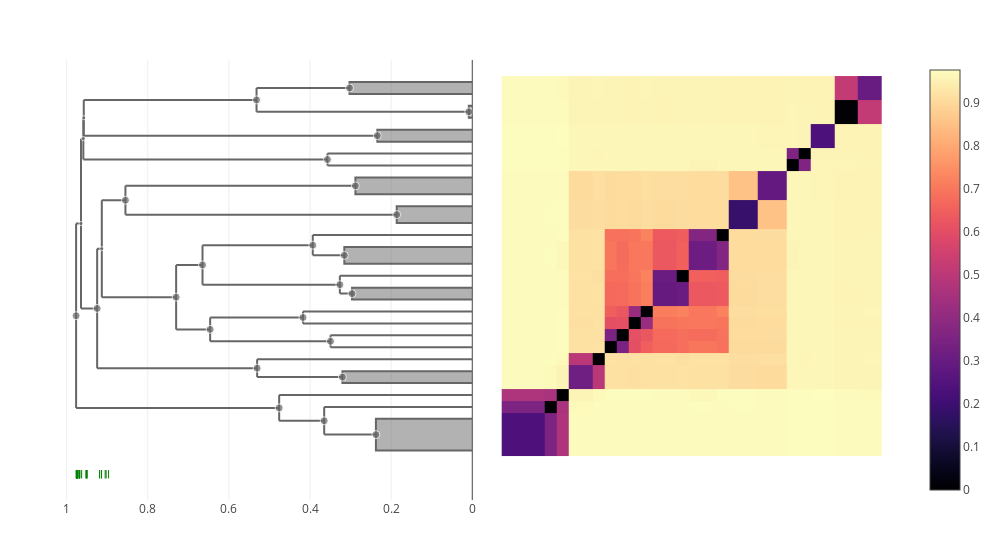

The notebook cell saved with this chart:
### Markdown cell above
### fluorescens

### Code cell
let taxon = "fluorescens"
    tree = trees[taxon] = cluster_annotate(cdata, taxon)
    plot(clustermap(cdata, tree))
end

### Figure 1 — Plotly figure (JSON) as saved in the notebook; plotly's stock layout.template omitted (floating-point values rounded to 4 significant figures; data arrays with more than 128 entries replaced by an {"elided": "..."} marker saying what was removed)
{"data": [{"colorscale": {"elided": "256x2 mixed values"}, "type": "heatmap", "x": [0.5, 4.146, 5.146, 6.146, 8.146, 9.146, 10.15, 11.15, 12.15, 13.15, 15.15, 16.15, 18.56, 19.56, 21.97, 24.39, 25.39, 26.39, 28.39, 30.39, 32.39], "y": [0.5, 4.146, 5.146, 6.146, 8.146, 9.146, 10.15, 11.15, 12.15, 13.15, 15.15, 16.15, 18.56, 19.56, 21.97, 24.39, 25.39, 26.39, 28.39, 30.39, 32.39], "z": {"elided": "20x20 float values"}}, {"hoverinfo": "skip", "line": {"color": "#666666"}, "mode": "lines", "showlegend": false, "type": "scatter", "x": [0.73, 0.73, null, 0.73, 0.6462, null, 0.73, 0.665, null], "xaxis": "x2", "y": [11.15, 16.55, null, 11.15, 11.15, null, 16.55, 16.55, null], "yaxis": "y"}, {"fill": "toself", "hoverinfo": "skip", "line": {"color": "#666666"}, "mode": "lines", "showlegend": false, "type": "scatter", "x": [0, 0.3026, 0.3026, 0], "xaxis": "x2", "y": [30.89, 30.89, 31.89, 31.89], "yaxis": "y"}, {"fill": "toself", "hoverinfo": "skip", "line": {"color": "#666666"}, "mode": "lines", "showlegend": false, "type": "scatter", "x": [0, 0.2341, 0.2341, 0], "xaxis": "x2", "y": [26.89, 26.89, 27.89, 27.89], "yaxis": "y"}, {"hoverinfo": "skip", "line": {"color": "#666666"}, "mode": "lines", "showlegend": false, "type": "scatter", "x": [0.855, 0.855, null, 0.855, 0.1863, null, 0.855, 0.2881, null], "xaxis": "x2", "y": [20.77, 23.18, null, 20.77, 20.77, null, 23.18, 23.18, null], "yaxis": "y"}, {"hoverinfo": "skip", "line": {"color": "#666666"}, "mode": "lines", "showlegend": false, "type": "scatter", "x": [0.4173, 0.4173, null, 0.4173, 0, null, 0.4173, 0, null], "xaxis": "x2", "y": [11.65, 12.65, null, 11.65, 11.65, null, 12.65, 12.65, null], "yaxis": "y"}, {"fill": "toself", "hoverinfo": "skip", "line": {"color": "#666666"}, "mode": "lines", "showlegend": false, "type": "scatter", "x": [0, 0.008531, 0.008531, 0], "xaxis": "x2", "y": [28.89, 28.89, 29.89, 29.89], "yaxis": "y"}, {"hoverinfo": "skip", "line": {"color": "#666666"}, "mode": "lines", "showlegend": false, "type": "scatter", "x": [0.9766, 0.9766, null, 0.9766, 0.476, null, 0.9766, 0.9646, null], "xaxis": "x2", "y": [4.565, 20.02, null, 4.565, 4.565, null, 20.02, 20.02, null], "yaxis": "y"}, {"hoverinfo": "skip", "line": {"color": "#666666"}, "mode": "lines", "showlegend": false, "type": "scatter", "x": [0.3651, 0.3651, null, 0.3651, 0.2376, null, 0.3651, 0, null], "xaxis": "x2", "y": [2.323, 4.646, null, 2.323, 2.323, null, 4.646, 4.646, null], "yaxis": "y"}, {"hoverinfo": "skip", "line": {"color": "#666666"}, "mode": "lines", "showlegend": false, "type": "scatter", "x": [0.6462, 0.6462, null, 0.6462, 0.3495, null, 0.6462, 0.4173, null], "xaxis": "x2", "y": [10.15, 12.15, null, 10.15, 10.15, null, 12.15, 12.15, null], "yaxis": "y"}, {"fill": "toself", "hoverinfo": "skip", "line": {"color": "#666666"}, "mode": "lines", "showlegend": false, "type": "scatter", "x": [0, 0.3154, 0.3154, 0], "xaxis": "x2", "y": [16.65, 16.65, 18.06, 18.06], "yaxis": "y"}, {"hoverinfo": "skip", "line": {"color": "#666666"}, "mode": "lines", "showlegend": false, "type": "scatter", "x": [0.3495, 0.3495, null, 0.3495, 0, null, 0.3495, 0, null], "xaxis": "x2", "y": [9.646, 10.65, null, 9.646, 9.646, null, 10.65, 10.65, null], "yaxis": "y"}, {"hoverinfo": "skip", "line": {"color": "#666666"}, "mode": "lines", "showlegend": false, "type": "scatter", "x": [0.5304, 0.5304, null, 0.5304, 0.3201, null, 0.5304, 0, null], "xaxis": "x2", "y": [7.146, 8.646, null, 7.146, 7.146, null, 8.646, 8.646, null], "yaxis": "y"}, {"hoverinfo": "skip", "line": {"color": "#666666"}, "mode": "lines", "showlegend": false, "type": "scatter", "x": [0.357, 0.357, null, 0.357, 0, null, 0.357, 0, null], "xaxis": "x2", "y": [24.89, 25.89, null, 24.89, 24.89, null, 25.89, 25.89, null], "yaxis": "y"}, {"hoverinfo": "skip", "line": {"color": "#666666"}, "mode": "lines", "showlegend": false, "type": "scatter", "x": [0.5318, 0.5318, null, 0.5318, 0.008531, null, 0.5318, 0.3026, null], "xaxis": "x2", "y": [29.39, 31.39, null, 29.39, 29.39, null, 31.39, 31.39, null], "yaxis": "y"}, {"fill": "toself", "hoverinfo": "skip", "line": {"color": "#666666"}, "mode": "lines", "showlegend": false, "type": "scatter", "x": [0, 0.2376, 0.2376, 0], "xaxis": "x2", "y": [1, 1, 3.646, 3.646], "yaxis": "y"}, {"hoverinfo": "skip", "line": {"color": "#666666"}, "mode": "lines", "showlegend": false, "type": "scatter", "x": [0.9588, 0.9588, null, 0.9588, 0.357, null, 0.9588, 0.9578, null], "xaxis": "x2", "y": [25.39, 28.89, null, 25.39, 25.39, null, 28.89, 28.89, null], "yaxis": "y"}, {"fill": "toself", "hoverinfo": "skip", "line": {"color": "#666666"}, "mode": "lines", "showlegend": false, "type": "scatter", "x": [0, 0.2964, 0.2964, 0], "xaxis": "x2", "y": [13.65, 13.65, 14.65, 14.65], "yaxis": "y"}, {"hoverinfo": "skip", "line": {"color": "#666666"}, "mode": "lines", "showlegend": false, "type": "scatter", "x": [0.9646, 0.9646, null, 0.9646, 0.9248, null, 0.9646, 0.9588, null], "xaxis": "x2", "y": [12.9, 27.14, null, 12.9, 12.9, null, 27.14, 27.14, null], "yaxis": "y"}, {"hoverinfo": "skip", "line": {"color": "#666666"}, "mode": "lines", "showlegend": false, "type": "scatter", "x": [0.3932, 0.3932, null, 0.3932, 0.3154, null, 0.3932, 0, null], "xaxis": "x2", "y": [17.35, 19.06, null, 17.35, 17.35, null, 19.06, 19.06, null], "yaxis": "y"}, {"hoverinfo": "skip", "line": {"color": "#666666"}, "mode": "lines", "showlegend": false, "type": "scatter", "x": [0.9578, 0.9578, null, 0.9578, 0.2341, null, 0.9578, 0.5318, null], "xaxis": "x2", "y": [27.39, 30.39, null, 27.39, 27.39, null, 30.39, 30.39, null], "yaxis": "y"}, {"hoverinfo": "skip", "line": {"color": "#666666"}, "mode": "lines", "showlegend": false, "type": "scatter", "x": [0.3265, 0.3265, null, 0.3265, 0.2964, null, 0.3265, 0, null], "xaxis": "x2", "y": [14.15, 15.65, null, 14.15, 14.15, null, 15.65, 15.65, null], "yaxis": "y"}, {"hoverinfo": "skip", "line": {"color": "#666666"}, "mode": "lines", "showlegend": false, "type": "scatter", "x": [0.9248, 0.9248, null, 0.9248, 0.5304, null, 0.9248, 0.9133, null], "xaxis": "x2", "y": [7.896, 17.91, null, 7.896, 7.896, null, 17.91, 17.91, null], "yaxis": "y"}, {"hoverinfo": "skip", "line": {"color": "#666666"}, "mode": "lines", "showlegend": false, "type": "scatter", "x": [0.476, 0.476, null, 0.476, 0.3651, null, 0.476, 0, null], "xaxis": "x2", "y": [3.484, 5.646, null, 3.484, 3.484, null, 5.646, 5.646, null], "yaxis": "y"}, {"hoverinfo": "skip", "line": {"color": "#666666"}, "mode": "lines", "showlegend": false, "type": "scatter", "x": [0.665, 0.665, null, 0.665, 0.3265, null, 0.665, 0.3932, null], "xaxis": "x2", "y": [14.9, 18.21, null, 14.9, 14.9, null, 18.21, 18.21, null], "yaxis": "y"}, {"fill": "toself", "hoverinfo": "skip", "line": {"color": "#666666"}, "mode": "lines", "showlegend": false, "type": "scatter", "x": [0, 0.1863, 0.1863, 0], "xaxis": "x2", "y": [20.06, 20.06, 21.47, 21.47], "yaxis": "y"}, {"fill": "toself", "hoverinfo": "skip", "line": {"color": "#666666"}, "mode": "lines", "showlegend": false, "type": "scatter", "x": [0, 0.3201, 0.3201, 0], "xaxis": "x2", "y": [6.646, 6.646, 7.646, 7.646], "yaxis": "y"}, {"hoverinfo": "skip", "line": {"color": "#666666"}, "mode": "lines", "showlegend": false, "type": "scatter", "x": [0.9133, 0.9133, null, 0.9133, 0.73, null, 0.9133, 0.855, null], "xaxis": "x2", "y": [13.85, 21.97, null, 13.85, 13.85, null, 21.97, 21.97, null], "yaxis": "y"}, {"fill": "toself", "hoverinfo": "skip", "line": {"color": "#666666"}, "mode": "lines", "showlegend": false, "type": "scatter", "x": [0, 0.2881, 0.2881, 0], "xaxis": "x2", "y": [22.47, 22.47, 23.89, 23.89], "yaxis": "y"}, {"customdata": [[68, 11], [54, 2], [50, 2], [69, 6], [62, 2], [46, 2], [75, 38], [60, 9], [66, 4], [58, 2], [55, 3], [64, 3], [59, 2], [51, 8], [73, 8], [65, 4], [53, 2], [74, 28], [61, 4], [72, 6], [57, 3], [71, 20], [63, 10], [67, 7], [56, 2], [70, 17], [48, 3], [52, 3]], "hovertemplate": "ID: %{customdata[0]}<br>\nHeight: %{x:.3f}<br>\nGenome count: %{customdata[1]}\n\n<extra></extra>", "marker": {"color": "#666666", "size": [8, 8, 8, 8, 8, 8, 8, 8, 8, 8, 8, 8, 8, 8, 4, 8, 8, 4, 8, 4, 8, 8, 8, 8, 8, 4, 8, 8]}, "mode": "markers", "showlegend": false, "type": "scatter", "x": [0.73, 0.3026, 0.2341, 0.855, 0.4173, 0.008531, 0.9766, 0.3651, 0.6462, 0.3495, 0.3154, 0.5304, 0.357, 0.2376, 0.9588, 0.5318, 0.2964, 0.9646, 0.3932, 0.9578, 0.3265, 0.9248, 0.476, 0.665, 0.3201, 0.9133, 0.1863, 0.2881], "xaxis": "x2", "y": [13.85, 31.39, 27.39, 21.97, 12.15, 29.39, 12.29, 3.484, 11.15, 10.15, 17.35, 7.896, 25.39, 2.323, 27.14, 30.39, 14.15, 20.02, 18.21, 28.89, 14.9, 12.9, 4.565, 16.55, 7.146, 17.91, 20.77, 23.18], "yaxis": "y"}, {"hovertemplate": "%{text} <br>\n%{x}\n<extra></extra>\n", "marker": {"color": "green", "line": {"color": "green", "width": 1}, "symbol": "line-ns"}, "mode": "markers", "text": ["tolaasii", "veronii", "mediterranea", "corrugata", "poae", "chlororaphis", "fragi", "psychrophila", "fuscovaginae", "helleri", "agarici", "alcaligenes", "aeruginosa", "putida", "monteilii", "plecoglossicida", "syringae", "parafulva", "denitrificans (nom. rej.)", "abietaniphila", "citronellolis", "amygdali", "nitroreducens", "avellanae", "oleovorans", "fulva"], "type": "scatter", "x": [0.8966, 0.9026, 0.905, 0.9139, 0.9145, 0.919, 0.9491, 0.9508, 0.9514, 0.9525, 0.963, 0.9672, 0.9684, 0.9688, 0.9689, 0.969, 0.9724, 0.9729, 0.9731, 0.9738, 0.9746, 0.9755, 0.9757, 0.9758, 0.976, 0.9763], "xaxis": "x2", "y": [-1, -1, -1, -1, -1, -1, -1, -1, -1, -1, -1, -1, -1, -1, -1, -1, -1, -1, -1, -1, -1, -1, -1, -1, -1, -1, -1, -1, -1, -1]}], "layout": {"height": 550, "hovermode": "closest", "margin": {"b": 50, "l": 50, "r": 50, "t": 60}, "showlegend": false, "width": 1000, "xaxis": {"domain": [0.505, 1], "scaleanchor": "y", "visible": false}, "xaxis2": {"autorange": "reversed", "domain": [0, 0.495], "rangemode": "nonnegative", "showspikes": true, "spikedash": "solid", "spikemode": "across", "spikethickness": 1}, "yaxis": {"scaleanchor": "x", "visible": false}}}
